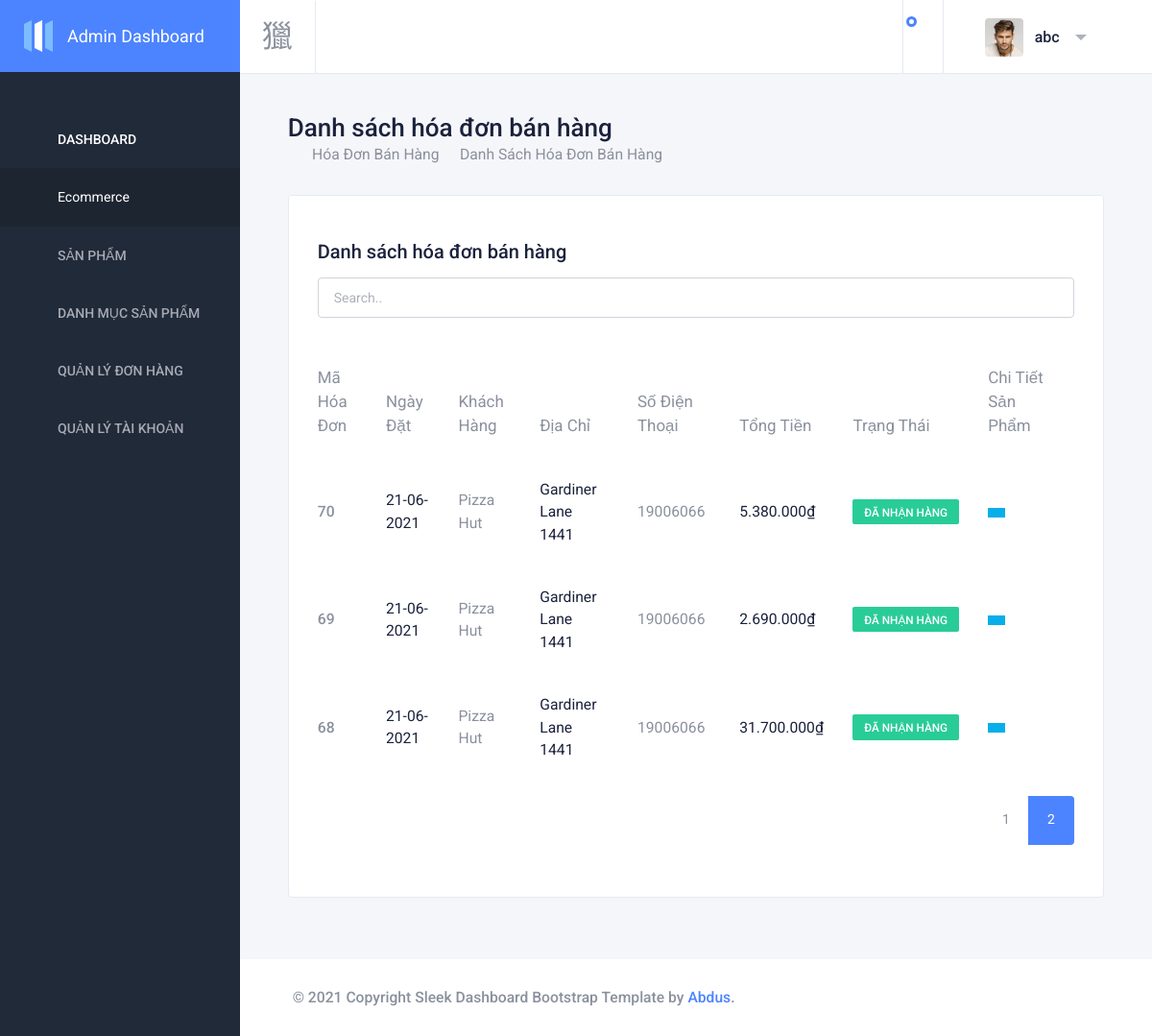
/adminorder/index/page/2 (signed in), run on the app's committed database.
### tables this page shows
CREATE TABLE `customer_order` (
  `order_id` int(11) NOT NULL,
  `c_id` int(11) NOT NULL,
  `total_price` decimal(15,4) NOT NULL,
  `status` tinyint(4) NOT NULL,
  `date_order` date NOT NULL
);

CREATE TABLE `customer` (
  `c_id` int(11) NOT NULL,
  `fullname` varchar(50) NOT NULL,
  `phone` varchar(15) NOT NULL,
  `email` varchar(50) NOT NULL,
  `address` varchar(255) NOT NULL
);

### controllers/BaseController.php (called while the page is built, shortened)
<?php
class BaseController
{
    function render($file, $data = array())
    {
        $view_file =  'views/' . $this->folder . '/' . $file . '.php';
        if (is_file($view_file)) {
            extract($data);
            require_once($view_file);
        } else {
            header('Location: ./NotFoundController');
        }
    }
}

### controllers/AdminOrderController.php (called while the page is built, shortened)
<?php
require_once('controllers/BaseController.php');
class AdminOrderController extends BaseController
{
    public function index($name = 'page', $page = 1)
    {
        if ($name == 'page') {
            $orderModel = new OrderModel;
            $data = $orderModel->getAllMainOrder($page, 5);
            $this->render(
                'index',
                $data
            );
        } else {
            header("Location: http://" . $_SERVER['HTTP_HOST'] . "/gomsu_shop/NotFoundController");
        }
    }
}

### core/App.php (called while the page is built, shortened)
<?php
class App
{
    protected $method = 'index';
    public function __construct()
    {
        $url = $this->parseUrl();
        if (isset($url[0])) {
            if (file_exists('controllers/' . $url[0] . 'Controller.php')) {
                unset($url[0]);
                if (isset($url[1])) {
                    $this->method = $url[1];
                    unset($url[1]);
                }
            } else {
                $this->controller = "NotFoundController";
            }
        }
        $controllerObject = new $this->controller;
        $this->params = $url ? array_values($url) : [];
        call_user_func_array(array($controllerObject, $this->method), $this->params);
    }
    public function parseUrl()
    {
        if (isset($_GET['url'])) {
            return explode('/', filter_var(rtrim($_GET['url'], '/'), FILTER_SANITIZE_URL));
        }
    }
}

### index.php (called while the page is built, shortened)
<?php
require('./core/App.php');
$router = new App();

### models/AdminModel.php (called while the page is built, shortened)
<?php
require_once 'BaseModel.php';
require_once './core/Database.php';
class AdminModel extends BaseModel
{
    public static function getDataAdmin($adminId)
    {
        $db = new DB;
        $conn = $db->connect();
        $sql = "select name,email,avatar_img from admin where admin_id = '${adminId}'";
        $result = mysqli_query($conn, $sql);
        return mysqli_fetch_array($result);
    }
}

### models/OrderModel.php (called while the page is built, shortened)
<?php
require_once 'BaseModel.php';
class OrderModel extends BaseModel
{
    public static function totalRecords()
    {
        $db = new DB;
        $conn = $db->connect();
        $sql = "SELECT COUNT(*) FROM " . self::CUSTOMER_TABLE . " as C join " . self::ORDER_TABLE . " as O on C.c_id = O.c_id";
        $result = mysqli_query($conn, $sql);
        $row = mysqli_fetch_array($result);
        return $row[0];
    }
    public function getAllMainOrder($page = 1, $limit = 5)
    {
        $start_from = ($page - 1) * $limit;
        $sql = "select * from " . self::CUSTOMER_TABLE . " as C join " . self::ORDER_TABLE . " as O on C.c_id = O.c_id order by order_id desc limit $start_from, $limit";
        $result = $this->_query($sql);
        $data = [];
        while ($row = mysqli_fetch_array($result)) {
            array_push($data, $row);
        }
        return $data;
    }
}

### models/BaseModel.php (called while the page is built, shortened)
<?php
require_once(ROOT . '/core/Database.php');
class BaseModel extends DB
{
    public $conn;
    function __construct()
    {
        $this->conn = $this->connect();
    }
    public function _query($sql)
    {
        return mysqli_query($this->conn, $sql);
    }
}

### core/Database.php (called while the page is built, shortened)
<?php
class DB
{
    public function connect()
    {
        $this->connect = mysqli_connect(self::HOST, self::USERNAME, self::PASSWORD, self::DB_NAME);
        mysqli_set_charset($this->connect, "utf8");
        if (mysqli_connect_errno() === 0) {
            return $this->connect;
        }
        return false;
    }
}

### views/admin_order/index.php (the view, shortened to what this page needs)
<?php
include_once('views/layouts/admin_header.php');
include_once('models/OrderModel.php');
?>
<div class="content-wrapper">
    <div class="content">
        <div class="breadcrumb-wrapper">
            <h1>Danh sách hóa đơn bán hàng</h1>
            <nav aria-label="breadcrumb">
                <ol class="breadcrumb p-0">
                    <li class="breadcrumb-item">
                        Hóa đơn bán hàng
                    </li>
                    <li class="breadcrumb-item" aria-current="page">Danh sách hóa đơn bán hàng</li>
                </ol>
            </nav>
        </div>
        <div class="row">
            <div class="col-12">
                <div class="card card-table-border-none" id="recent-orders">
                    <div class=" card-header justify-content-between ">
                        <h2>Danh sách hóa đơn bán hàng</h2>
                    </div>
                    <div class="table-responsive-sm card-body pt-0 pb-5">
                        <div>
                            <input class="form-control" id="myInput" type="text" placeholder="Search..">
                        </div>
                        <table class=" table card-table table-responsive table-responsive-large " style="width: 100%">
                            <thead>
                                <tr>
                                    <th>Mã Hóa Đơn</th>
                                    <th>Ngày Đặt</th>
                                    <th class=" d-md-table-cell ">
                                        Khách Hàng
                                    </th>
                                    <th>Địa Chỉ</th>
                                    <th>Số Điện Thoại</th>
                                    <th>Tổng Tiền</th>
                                    <th>Trạng Thái</th>
                                    <th>Chi Tiết Sản Phẩm</th>
                                </tr>
                            </thead>
                            <tbody>
                                <?php
                                foreach ($data as $order) :
                                    $phpdate = strtotime($order['date_order']);
                                    $order['date_order'] = date('d-m-Y', $phpdate); ?>
                                <tr>
                                    <td><?php echo $order['order_id'] ?></td>
                                    <td class=" text-dark  d-md-table-cell ">
                                        <?php echo $order['date_order'] ?>
                                    </td>
                                    <td><?php echo $order['fullname'] ?></td>
                                    <td class=" text-dark  d-md-table-cell "><?php echo $order['address'] ?></td>
                                    <td><?php echo $order['phone'] ?></td>
                                    <td class=" text-dark  d-md-table-cell ">
                                        <?php echo number_format($order['total_price'], 0, ',', '.') . '₫' ?></td>
                                    <td class=" d-md-table-cell ">
                                        <?php
                                            if ($order['status'] == 1) {
                                                echo "  <span class=' badge badge-success '>Đã nhận hàng</span>";
                                            }
                                            ?>
                                    </td>
                                    <td>
                                        <a data-toggle="modal" data-target=".bd-example-modal-lg"
                                            data-id="<?php echo $order['order_id'] ?>" id="order-details" type="button"
                                            class="btn btn-sm rounded-0 button-action"
                                            style="background-color: rgb(8, 174, 234);" data-toggle="tooltip"
                                            data-placement="top" title="" data-original-title="Edit">
                                        </a>
                                    </td>
                                </tr>
                                <?php endforeach; ?>
                            </tbody>
                        </table>
                        <div class="text-right">
                            <nav aria-label="Page navigation " style="display:inline-block">
                                <?php
                                $page = new Pagination([
                                    'total' => OrderModel::totalRecords(),
                                    'limit' => 5,
                                    'full' => false,
                                    'querystring' => 'page',
                                    'path' => 'adminorder/index'
                                ]);
                                echo $page->getPagination();
                                ?>
                            </nav>
                        </div>
                    </div>
                </div>
            </div>
        </div>
    </div>
</div>
<?php
include_once('views/layouts/admin_footer.php');
?>

### views/layouts/admin_header.php (shortened to what this page needs)
<?php
include "./models/AdminModel.php";
include_once('Pagination.php');
$dataAdmin = AdminModel::getDataAdmin($_SESSION['admin_id']);
?>
<!DOCTYPE html>
<html lang="en" dir="ltr">
<head>
    <link href="https://cdn.materialdesignicons.com/3.0.39/css/materialdesignicons.min.css" rel="stylesheet" />
    <link id="sleek-css" rel="stylesheet" href="assets/stylesheets/sleek.css" />
</head>
<body class="sidebar-fixed sidebar-dark header-light header-fixed" id="body">
    <div class="wrapper">
        <aside class="left-sidebar bg-sidebar">
            <div id="sidebar" class="sidebar sidebar-with-footer">
                <div class="app-brand">
                    <a href="admin">
                        <span class="brand-name">Admin Dashboard</span>
                    </a>
                </div>
                <div class="sidebar-scrollbar">
                    <ul class="nav sidebar-inner" id="sidebar-menu">
                        <li class="has-sub active expand">
                            <a class="sidenav-item-link" href="javascript:void(0)" data-toggle="collapse"
                                data-target="#dashboard" aria-expanded="false" aria-controls="dashboard">
                                <span class="nav-text">Dashboard</span>
                                <b class="caret"></b>
                            </a>
                            <ul class="collapse show" id="dashboard" data-parent="#sidebar-menu">
                                <div class="sub-menu">
                                    <li class="active">
                                        <a class="sidenav-item-link" href="./admin">
                                            <span class="nav-text">Ecommerce</span>
                                        </a>
                                    </li>
                                </div>
                            </ul>
                        </li>
                        <li class="has-sub">
                            <a class="sidenav-item-link" href="javascript:void(0)" data-toggle="collapse"
                                data-target="#ui-elements" aria-expanded="false" aria-controls="ui-elements">
                                <span class="nav-text">Sản Phẩm</span>
                                <b class="caret"></b>
                            </a>
                        </li>
                        <li class="has-sub">
                            <a class="sidenav-item-link" href="javascript:void(0)" data-toggle="collapse"
                                data-target="#charts" aria-expanded="false" aria-controls="charts">
                                <span class="nav-text">Danh mục sản phẩm</span>
                                <b class="caret"></b>
                            </a>
                        </li>
                        <li class="has-sub">
                            <a class="sidenav-item-link" href="adminorder">
                                <span class="nav-text">Quản lý đơn hàng</span>
                            </a>
                        </li>
                        <li class="has-sub">
                            <a class="sidenav-item-link" href="javascript:void(0)" data-toggle="collapse"
                                data-target="#account" aria-expanded="false" aria-controls="charts">
                                <span class="nav-text">Quản lý tài khoản</span>
                                <b class="caret"></b>
                            </a>
                        </li>
                </div>
                <div class="sidebar-footer">
                    <div class="sidebar-footer-content">
                    </div>
                </div>
            </div>
        </aside>
        <div class="page-wrapper">
            <header class="main-header" id="header">
                <nav class="navbar navbar-static-top navbar-expand-lg">
                    <button id="sidebar-toggler" class="sidebar-toggle">
                    </button>
                    <div class="search-form d-none d-lg-inline-block">
                        <div class="input-group">
                            <button type="button" name="search" id="search-btn" class="btn btn-flat">
                            </button>
                            <input type="text" name="query" id="search-input" class="form-control" autofocus
                                autocomplete="off" />
                        </div>
                    </div>
                    <div class="navbar-right">
                        <ul class="nav navbar-nav">
                            <li class="dropdown notifications-menu">
                                <button class="dropdown-toggle" data-toggle="dropdown">
                                </button>
                            </li>
                            <li class="dropdown user-menu">
                                <button href="#" class="dropdown-toggle nav-link" data-toggle="dropdown">
                                    <img src="upload/images/admin/<?php echo $dataAdmin['avatar_img'] ?>"
                                        class="user-image" alt="User Image" />
                                    <span class="d-none d-lg-inline-block"><?php echo $dataAdmin['name'] ?></span>
                                </button>
                            </li>
                        </ul>
                    </div>
                </nav>
            </header>

### data on the page
customer_order: order_id "70", date_order "21-06-2021", c.fullname "Pizza Hut", c.address "Gardiner Lane 1441", c.phone "19006066", total_price "5.380.000", status "ĐÃ NHẬN HÀNG"
customer_order: order_id "69", date_order "21-06-2021", c.fullname "Pizza Hut", c.address "Gardiner Lane 1441", c.phone "19006066", total_price "2.690.000", status "ĐÃ NHẬN HÀNG"
customer_order: order_id "68", date_order "21-06-2021", c.fullname "Pizza Hut", c.address "Gardiner Lane 1441", c.phone "19006066", total_price "31.700.000", status "ĐÃ NHẬN HÀNG"

### other printed values
$dataAdmin['name'] "abc"
